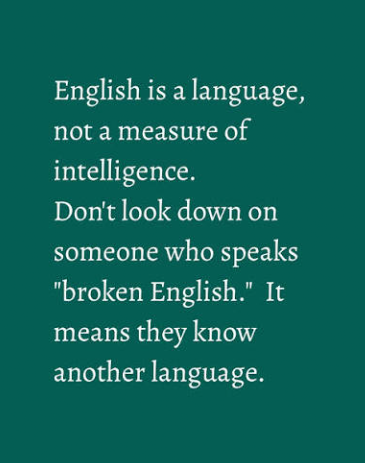
#> input picture Task4/test.png, 365 x 463 px
$ python code.py
#> lines starting #> are read from the running program, lines starting #| are printed output that depends on the picture; after the words box and inside, x2 and y2 are one past the last pixel; in counts of white or black regions, pixels touching at a corner belong together
import cv2
import pytesseract
from pytesseract import Output

pytesseract.pytesseract.tesseract_cmd = r'C:\Program Files\Tesseract-OCR\tesseract.exe'
image_path = "test.png"

image = cv2.imread(image_path)
#> image is the input picture: shape (463, 365, 3); mean B, G, R 92, 101.5, 17.1

gray = cv2.cvtColor(image, cv2.COLOR_BGR2GRAY)
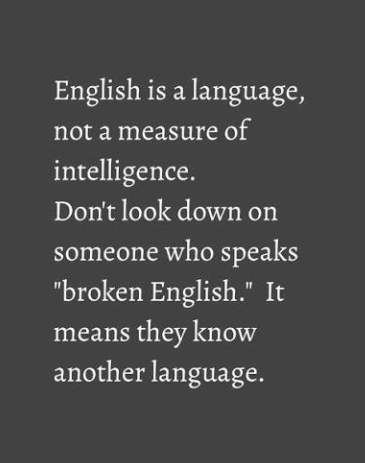
#> gray: shape (463, 365); min 31, max 254, mean 75.2

blurred = cv2.GaussianBlur(gray, (5, 5), 0)
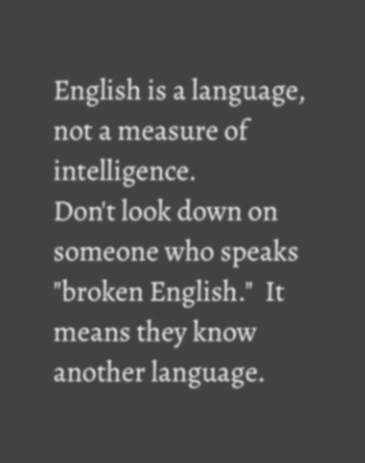
#> blurred: shape (463, 365); min 63, max 220, mean 75.2

thresh = cv2.adaptiveThreshold(
    blurred, 255,
    cv2.ADAPTIVE_THRESH_GAUSSIAN_C,
    cv2.THRESH_BINARY,
    31, 10
)
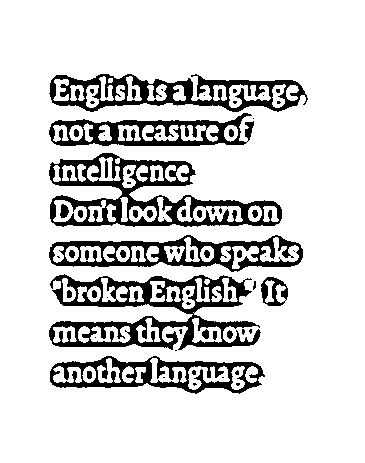
#> thresh: shape (463, 365); 84.2% white; 70 black regions (37 under 20 px), largest, box (x1, y1, x2, y2) and area: (49, 274, 261, 350) 6040, (49, 153, 282, 227) 5440, (49, 74, 308, 112) 3956

custom_config = r'--oem 3 --psm 6'
#> (the run stopped early here; a loop or call above may not have finished)
